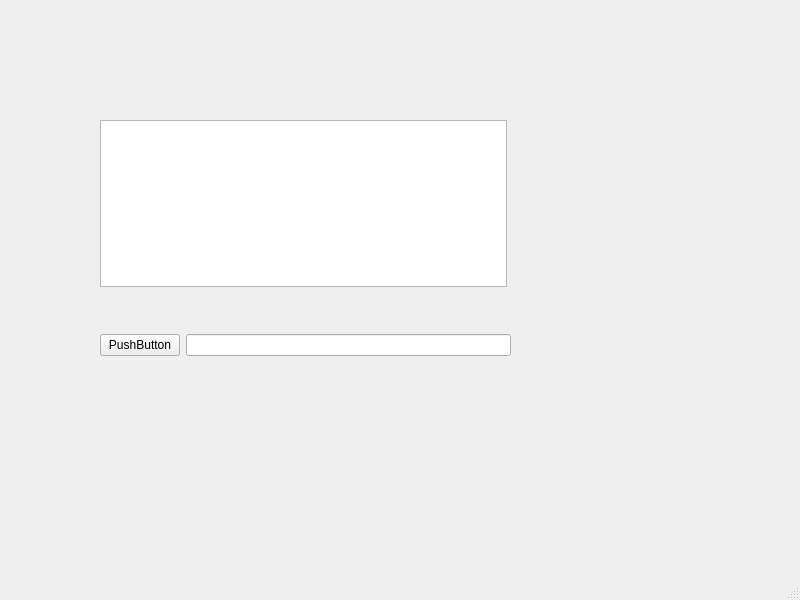
<?xml version="1.0" encoding="UTF-8"?>
<ui version="4.0">
 <class>MainWindow</class>
 <widget class="QMainWindow" name="MainWindow">
  <property name="geometry">
   <rect>
    <x>0</x>
    <y>0</y>
    <width>800</width>
    <height>600</height>
   </rect>
  </property>
  <property name="windowTitle">
   <string>MainWindow</string>
  </property>
  <widget class="QWidget" name="centralwidget">
   <widget class="QWidget" name="verticalLayoutWidget">
    <property name="geometry">
     <rect>
      <x>100</x>
      <y>310</y>
      <width>411</width>
      <height>71</height>
     </rect>
    </property>
    <layout class="QVBoxLayout" name="verticalLayout">
     <item>
      <layout class="QHBoxLayout" name="horizontalLayout">
       <item>
        <widget class="QPushButton" name="pushButton">
         <property name="text">
          <string>PushButton</string>
         </property>
        </widget>
       </item>
       <item>
        <widget class="QLineEdit" name="lineEdit"/>
       </item>
      </layout>
     </item>
    </layout>
   </widget>
   <widget class="QListWidget" name="listWidget">
    <property name="geometry">
     <rect>
      <x>100</x>
      <y>120</y>
      <width>407</width>
      <height>167</height>
     </rect>
    </property>
   </widget>
  </widget>
  <widget class="QMenuBar" name="menubar">
   <property name="geometry">
    <rect>
     <x>0</x>
     <y>0</y>
     <width>800</width>
     <height>21</height>
    </rect>
   </property>
  </widget>
  <widget class="QStatusBar" name="statusbar"/>
 </widget>
 <resources/>
 <connections/>
</ui>
